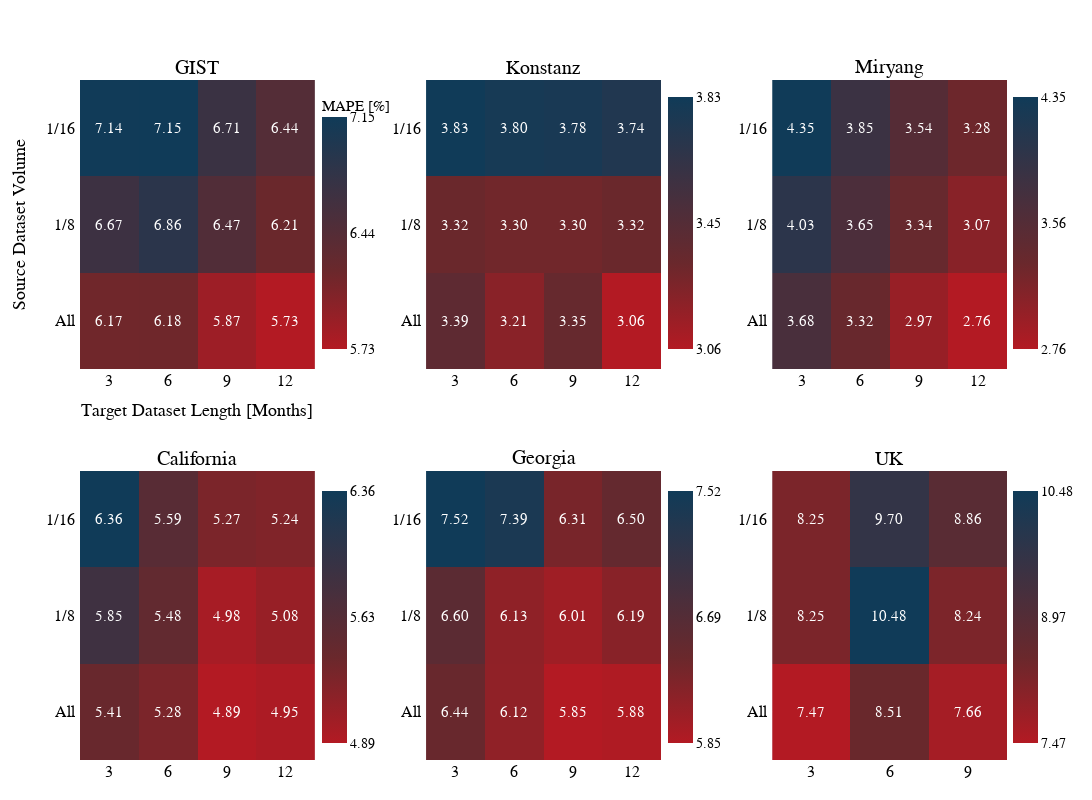

Here is the notebook cell this chart was saved with:
### Code cell
import plotly.graph_objects as go
from plotly.subplots import make_subplots
import numpy as np

# Data setup
sites = ["GIST", "Konstanz", "Miryang", "California", "Georgia", "UK"]
x_labels = ["3", "6", "9", "12"]
x_labels_UK = ["3", "6", "9"]
# y_labels = ["1/16 ", "1/8 ", "All "]
y_labels = ["All ", "1/8 ", "1/16 "]  # Change

data = {
    # "GIST":     [[7.1363, 7.1455, 6.7053, 6.4413],
    #              [6.6736, 6.8629, 6.4680, 6.2141],
    #              [6.1724, 6.1783, 5.8742, 5.7292]],

    # "Konstanz": [[3.8336, 3.7963, 3.7823, 3.7371],
    #              [3.3241, 3.2975, 3.2998, 3.3247],
    #              [3.3888, 3.2131, 3.3475, 3.0605]],

    # "Miryang":  [[4.3548, 3.8478, 3.5435, 3.2797],
    #              [4.0321, 3.6522, 3.3389, 3.0737],
    #              [3.6815, 3.3182, 2.9681, 2.7572]],

    # "California": [[6.3624, 5.5923, 5.2748, 5.2427],
    #                [5.8545, 5.4798, 4.9797, 5.0834],
    #                [5.411, 5.2759, 4.8947, 4.9451]],

    # "Georgia":  [[7.5237, 7.3936, 6.3121, 6.4992],
    #              [6.6001, 6.1299, 6.0094, 6.1892],
    #              [6.4423, 6.1232, 5.8519, 5.8817]],

    # "UK":       [[8.2501, 9.7039, 8.8634],
    #              [8.2529, 10.478, 8.2393],
    #              [7.4676, 8.5057, 7.6623]]

    "GIST":     [[6.1724, 6.1783, 5.8742, 5.7292],
                 [6.6736, 6.8629, 6.4680, 6.2141],
                 [7.1363, 7.1455, 6.7053, 6.4413]],

    "Konstanz": [[3.3888, 3.2131, 3.3475, 3.0605],
                 [3.3241, 3.2975, 3.2998, 3.3247],
                 [3.8336, 3.7963, 3.7823, 3.7371],],

    "Miryang":  [[3.6815, 3.3182, 2.9681, 2.7572],
                 [4.0321, 3.6522, 3.3389, 3.0737],
                 [4.3548, 3.8478, 3.5435, 3.2797],],

    "California": [[5.411, 5.2759, 4.8947, 4.9451],
                   [5.8545, 5.4798, 4.9797, 5.0834],
                   [6.3624, 5.5923, 5.2748, 5.2427],],

    "Georgia":  [[6.4423, 6.1232, 5.8519, 5.8817],
                 [6.6001, 6.1299, 6.0094, 6.1892],
                 [7.5237, 7.3936, 6.3121, 6.4992],],

    "UK":       [[7.4676, 8.5057, 7.6623],
                 [8.2529, 10.478, 8.2393],
                 [8.2501, 9.7039, 8.8634],]
}
# print(data["GIST"])


# Create figure with 2x3 subplots
fig = make_subplots(
    rows=2, cols=3,
    subplot_titles=sites,
    horizontal_spacing=0.12,  # Increased spacing more
    vertical_spacing=0.15
)

# Calculate colorbar positions - adjusted for more even spacing
colorbar_x = [0.25, 0.623, 0.996]  # Adjusted x positions


print("y_labels:", y_labels)
print("data for GIST:")
for row in data["GIST"]:
    print(row)

# Add heatmaps
for idx, site in enumerate(sites):
    row = idx // 3 + 1
    col = idx % 3 + 1
    
    # Get min and max values for this site's data
    site_data = np.array(data[site])
    site_min = np.nanmin(site_data[site_data != None])
    site_max = np.nanmax(site_data[site_data != None])

    # Set colorbar title based on site
    colorbar_title = 'MAPE [%]' if site == 'GIST' else None
    x_labels = x_labels_UK if site == 'UK' else x_labels
    
    custom_colorscale = [
    (0.0, "rgb(16, 59, 88)"),       # Blue Opal 16 59 88
    (0.66, "rgb(106, 40, 44)"),     # Syrah 106 40 44
    (1.0, "rgb(179, 26, 35)")       # Adrenaline Rush 179 26 35
]
    
    # Add heatmaps 부분을 다음과 같이 수정:
    fig.add_trace(
        go.Heatmap(
            z=data[site],
            x=x_labels,
            y=y_labels,
            # colorscale='Viridis', # Cividis, ylorrd
            # colorscale='oryel',  # Change colorscale
            colorscale=custom_colorscale,  # Change colorscale
            reversescale=True,  # 색상 순서를 반전
            text=[[f'{val:.2f}' if val is not None else '' for val in row] for row in data[site]],
            texttemplate='%{text}',
            textfont={"size": 15, "color": "white", "family": "Times New Roman"},
            showscale=True,
            colorbar=dict(
                title=dict(
                    text=colorbar_title if colorbar_title else '',
                    font=dict(
                        family="Times New Roman",
                        size=15,
                    ),
                    side='top'
                ),
                x=colorbar_x[col-1],
                y=0.99 if row == 1 else 0.41,  # y 위치를 더 위로 올림
                len=0.4,  # colorbar 길이를 줄임
                thickness=25,
                yanchor='top',
                tickmode='array',
                # tickvals=[site_min, (site_min + site_max)/2, site_max],
                # ticktext=[f'{site_min:.2f}', f'{(site_min + site_max)/2:.2f}', f'{site_max:.2f}'],
                tickvals=[site_max, (site_min + site_max)/2, site_min],
                ticktext=[f'{site_max:.2f}', f'{(site_min + site_max)/2:.2f}', f'{site_min:.2f}'],
                tickfont=dict(family="Times New Roman", size=14),
                # autorange="reversed"  # colorbar 값 순서 반전
            ),
            # zmin=site_min,
            # zmax=site_max
            zmin=site_max,
            zmax=site_min
        ),
        row=row, col=col
    )

# Update layout
fig.update_layout(
    height=800,
    width=1200,
    # title_text='Source Data Volume vs Target Data Length Heatmaps',
    title_x=0.5,
    showlegend=False,
    margin=dict(t=80, b=40),
        title_font=dict(
        family="Times New Roman",
        size=18,
        color="black"  # 제목 글씨를 검은색으로 설정
        ),
    font=dict(
        family="Times New Roman",
        size=14,
        color="black"  # 전체 글씨를 검은색으로 설정
    )
)

# subplot titles 글꼴 크기도 조정
for annotation in fig.layout.annotations:
    annotation.font.update(
        family='Times New Roman',
        size=20  # subplot title 글씨 크기
    )

for row in range(1, 3):  # 2행
    for col in range(1, 4):  # 3열
        fig.update_xaxes(
            tickfont=dict(size=16, family="Times New Roman"),  # x축 눈금 레이블 크기
            row=row, col=col
        )
        fig.update_yaxes(
            tickfont=dict(size=16, family="Times New Roman"),  # y축 눈금 레이블 크기
            row=row, col=col
        )

# Add axis labels only to the leftmost plots
i=1
row = (i-1)//3 + 1
col = (i-1)%3 + 1
fig.update_xaxes(
    title_text='Target Dataset Length [Months]',
    title_font=dict(size=18, family="Times New Roman"),
    row=row, col=col
)
fig.update_yaxes(
    title_text='Source Dataset Volume',
    title_font=dict(size=18, family="Times New Roman"),
    row=row, col=col
)

# subplot 제목 글씨체도 변경
for annotation in fig.layout.annotations:
    annotation.font.family = 'Times New Roman'

# Show figure
fig.show()

### Figure 1 — Plotly figure (JSON) as saved in the notebook; plotly's stock layout.template omitted (floating-point values rounded to 4 significant figures)
{"data": [{"colorbar": {"len": 0.4, "thickness": 25, "tickfont": {"family": "Times New Roman", "size": 14}, "tickmode": "array", "ticktext": ["7.15", "6.44", "5.73"], "tickvals": [7.146, 6.437, 5.729], "title": {"font": {"family": "Times New Roman", "size": 15}, "side": "top", "text": "MAPE [%]"}, "x": 0.25, "y": 0.99, "yanchor": "top"}, "colorscale": [[0, "rgb(16, 59, 88)"], [0.66, "rgb(106, 40, 44)"], [1, "rgb(179, 26, 35)"]], "reversescale": true, "showscale": true, "text": [["6.17", "6.18", "5.87", "5.73"], ["6.67", "6.86", "6.47", "6.21"], ["7.14", "7.15", "6.71", "6.44"]], "textfont": {"color": "white", "family": "Times New Roman", "size": 15}, "texttemplate": "%{text}", "type": "heatmap", "x": ["3", "6", "9", "12"], "xaxis": "x", "y": ["All ", "1/8 ", "1/16 "], "yaxis": "y", "z": [[6.172, 6.178, 5.874, 5.729], [6.674, 6.863, 6.468, 6.214], [7.136, 7.146, 6.705, 6.441]], "zmax": 5.729, "zmin": 7.146}, {"colorbar": {"len": 0.4, "thickness": 25, "tickfont": {"family": "Times New Roman", "size": 14}, "tickmode": "array", "ticktext": ["3.83", "3.45", "3.06"], "tickvals": [3.834, 3.447, 3.061], "title": {"font": {"family": "Times New Roman", "size": 15}, "side": "top", "text": ""}, "x": 0.623, "y": 0.99, "yanchor": "top"}, "colorscale": [[0, "rgb(16, 59, 88)"], [0.66, "rgb(106, 40, 44)"], [1, "rgb(179, 26, 35)"]], "reversescale": true, "showscale": true, "text": [["3.39", "3.21", "3.35", "3.06"], ["3.32", "3.30", "3.30", "3.32"], ["3.83", "3.80", "3.78", "3.74"]], "textfont": {"color": "white", "family": "Times New Roman", "size": 15}, "texttemplate": "%{text}", "type": "heatmap", "x": ["3", "6", "9", "12"], "xaxis": "x2", "y": ["All ", "1/8 ", "1/16 "], "yaxis": "y2", "z": [[3.389, 3.213, 3.348, 3.061], [3.324, 3.297, 3.3, 3.325], [3.834, 3.796, 3.782, 3.737]], "zmax": 3.061, "zmin": 3.834}, {"colorbar": {"len": 0.4, "thickness": 25, "tickfont": {"family": "Times New Roman", "size": 14}, "tickmode": "array", "ticktext": ["4.35", "3.56", "2.76"], "tickvals": [4.355, 3.556, 2.757], "title": {"font": {"family": "Times New Roman", "size": 15}, "side": "top", "text": ""}, "x": 0.996, "y": 0.99, "yanchor": "top"}, "colorscale": [[0, "rgb(16, 59, 88)"], [0.66, "rgb(106, 40, 44)"], [1, "rgb(179, 26, 35)"]], "reversescale": true, "showscale": true, "text": [["3.68", "3.32", "2.97", "2.76"], ["4.03", "3.65", "3.34", "3.07"], ["4.35", "3.85", "3.54", "3.28"]], "textfont": {"color": "white", "family": "Times New Roman", "size": 15}, "texttemplate": "%{text}", "type": "heatmap", "x": ["3", "6", "9", "12"], "xaxis": "x3", "y": ["All ", "1/8 ", "1/16 "], "yaxis": "y3", "z": [[3.682, 3.318, 2.968, 2.757], [4.032, 3.652, 3.339, 3.074], [4.355, 3.848, 3.543, 3.28]], "zmax": 2.757, "zmin": 4.355}, {"colorbar": {"len": 0.4, "thickness": 25, "tickfont": {"family": "Times New Roman", "size": 14}, "tickmode": "array", "ticktext": ["6.36", "5.63", "4.89"], "tickvals": [6.362, 5.629, 4.895], "title": {"font": {"family": "Times New Roman", "size": 15}, "side": "top", "text": ""}, "x": 0.25, "y": 0.41, "yanchor": "top"}, "colorscale": [[0, "rgb(16, 59, 88)"], [0.66, "rgb(106, 40, 44)"], [1, "rgb(179, 26, 35)"]], "reversescale": true, "showscale": true, "text": [["5.41", "5.28", "4.89", "4.95"], ["5.85", "5.48", "4.98", "5.08"], ["6.36", "5.59", "5.27", "5.24"]], "textfont": {"color": "white", "family": "Times New Roman", "size": 15}, "texttemplate": "%{text}", "type": "heatmap", "x": ["3", "6", "9", "12"], "xaxis": "x4", "y": ["All ", "1/8 ", "1/16 "], "yaxis": "y4", "z": [[5.411, 5.276, 4.895, 4.945], [5.854, 5.48, 4.98, 5.083], [6.362, 5.592, 5.275, 5.243]], "zmax": 4.895, "zmin": 6.362}, {"colorbar": {"len": 0.4, "thickness": 25, "tickfont": {"family": "Times New Roman", "size": 14}, "tickmode": "array", "ticktext": ["7.52", "6.69", "5.85"], "tickvals": [7.524, 6.688, 5.852], "title": {"font": {"family": "Times New Roman", "size": 15}, "side": "top", "text": ""}, "x": 0.623, "y": 0.41, "yanchor": "top"}, "colorscale": [[0, "rgb(16, 59, 88)"], [0.66, "rgb(106, 40, 44)"], [1, "rgb(179, 26, 35)"]], "reversescale": true, "showscale": true, "text": [["6.44", "6.12", "5.85", "5.88"], ["6.60", "6.13", "6.01", "6.19"], ["7.52", "7.39", "6.31", "6.50"]], "textfont": {"color": "white", "family": "Times New Roman", "size": 15}, "texttemplate": "%{text}", "type": "heatmap", "x": ["3", "6", "9", "12"], "xaxis": "x5", "y": ["All ", "1/8 ", "1/16 "], "yaxis": "y5", "z": [[6.442, 6.123, 5.852, 5.882], [6.6, 6.13, 6.009, 6.189], [7.524, 7.394, 6.312, 6.499]], "zmax": 5.852, "zmin": 7.524}, {"colorbar": {"len": 0.4, "thickness": 25, "tickfont": {"family": "Times New Roman", "size": 14}, "tickmode": "array", "ticktext": ["10.48", "8.97", "7.47"], "tickvals": [10.48, 8.973, 7.468], "title": {"font": {"family": "Times New Roman", "size": 15}, "side": "top", "text": ""}, "x": 0.996, "y": 0.41, "yanchor": "top"}, "colorscale": [[0, "rgb(16, 59, 88)"], [0.66, "rgb(106, 40, 44)"], [1, "rgb(179, 26, 35)"]], "reversescale": true, "showscale": true, "text": [["7.47", "8.51", "7.66"], ["8.25", "10.48", "8.24"], ["8.25", "9.70", "8.86"]], "textfont": {"color": "white", "family": "Times New Roman", "size": 15}, "texttemplate": "%{text}", "type": "heatmap", "x": ["3", "6", "9"], "xaxis": "x6", "y": ["All ", "1/8 ", "1/16 "], "yaxis": "y6", "z": [[7.468, 8.506, 7.662], [8.253, 10.48, 8.239], [8.25, 9.704, 8.863]], "zmax": 7.468, "zmin": 10.48}], "layout": {"annotations": [{"font": {"family": "Times New Roman", "size": 20}, "showarrow": false, "text": "GIST", "x": 0.1267, "xanchor": "center", "xref": "paper", "y": 1, "yanchor": "bottom", "yref": "paper"}, {"font": {"family": "Times New Roman", "size": 20}, "showarrow": false, "text": "Konstanz", "x": 0.5, "xanchor": "center", "xref": "paper", "y": 1, "yanchor": "bottom", "yref": "paper"}, {"font": {"family": "Times New Roman", "size": 20}, "showarrow": false, "text": "Miryang", "x": 0.8733, "xanchor": "center", "xref": "paper", "y": 1, "yanchor": "bottom", "yref": "paper"}, {"font": {"family": "Times New Roman", "size": 20}, "showarrow": false, "text": "California", "x": 0.1267, "xanchor": "center", "xref": "paper", "y": 0.425, "yanchor": "bottom", "yref": "paper"}, {"font": {"family": "Times New Roman", "size": 20}, "showarrow": false, "text": "Georgia", "x": 0.5, "xanchor": "center", "xref": "paper", "y": 0.425, "yanchor": "bottom", "yref": "paper"}, {"font": {"family": "Times New Roman", "size": 20}, "showarrow": false, "text": "UK", "x": 0.8733, "xanchor": "center", "xref": "paper", "y": 0.425, "yanchor": "bottom", "yref": "paper"}], "font": {"color": "black", "family": "Times New Roman", "size": 14}, "height": 800, "margin": {"b": 40, "t": 80}, "showlegend": false, "title": {"font": {"color": "black", "family": "Times New Roman", "size": 18}, "x": 0.5}, "width": 1200, "xaxis": {"anchor": "y", "domain": [0, 0.2533], "tickfont": {"family": "Times New Roman", "size": 16}, "title": {"font": {"family": "Times New Roman", "size": 18}, "text": "Target Dataset Length [Months]"}}, "xaxis2": {"anchor": "y2", "domain": [0.3733, 0.6267], "tickfont": {"family": "Times New Roman", "size": 16}}, "xaxis3": {"anchor": "y3", "domain": [0.7467, 1], "tickfont": {"family": "Times New Roman", "size": 16}}, "xaxis4": {"anchor": "y4", "domain": [0, 0.2533], "tickfont": {"family": "Times New Roman", "size": 16}}, "xaxis5": {"anchor": "y5", "domain": [0.3733, 0.6267], "tickfont": {"family": "Times New Roman", "size": 16}}, "xaxis6": {"anchor": "y6", "domain": [0.7467, 1], "tickfont": {"family": "Times New Roman", "size": 16}}, "yaxis": {"anchor": "x", "domain": [0.575, 1], "tickfont": {"family": "Times New Roman", "size": 16}, "title": {"font": {"family": "Times New Roman", "size": 18}, "text": "Source Dataset Volume"}}, "yaxis2": {"anchor": "x2", "domain": [0.575, 1], "tickfont": {"family": "Times New Roman", "size": 16}}, "yaxis3": {"anchor": "x3", "domain": [0.575, 1], "tickfont": {"family": "Times New Roman", "size": 16}}, "yaxis4": {"anchor": "x4", "domain": [0, 0.425], "tickfont": {"family": "Times New Roman", "size": 16}}, "yaxis5": {"anchor": "x5", "domain": [0, 0.425], "tickfont": {"family": "Times New Roman", "size": 16}}, "yaxis6": {"anchor": "x6", "domain": [0, 0.425], "tickfont": {"family": "Times New Roman", "size": 16}}}}
